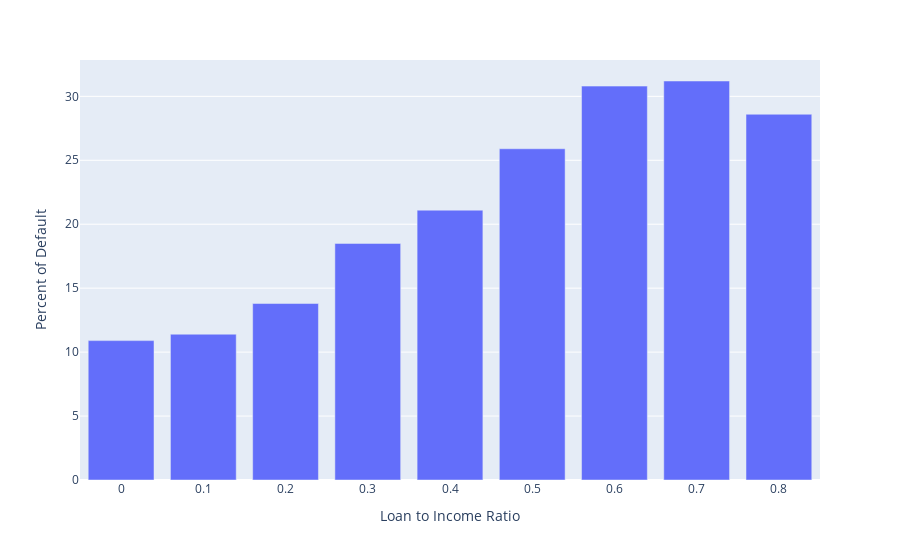

Write notebook code for a chart like this one.
### Markdown cell above
Defaulters go up as value of the loan goes up

### Code cell
# Loan Vs Income Vs loan status
Data_LC.Loan_Inc_Ratio=Data_LC.Loan_Inc_Ratio.apply(lambda x: round(x,1))
LS=Data_LC.groupby(by = "Loan_Inc_Ratio").loan_status.count()
LSp=pd.DataFrame(LS)
LSp['C_off']=0
for x in range (len(LSp)):
    LSp.iat[x,1]=len(Data_LC[(Data_LC.Loan_Inc_Ratio==LSp.index[x]) & (Data_LC.loan_status=="Charged Off") ])
LSp['percent']=LSp.C_off*100/LSp.loan_status
LSp.percent=LSp.percent.apply(lambda x : round(x,1))

#sns.barplot(y=LSp.percent,x=LSp.index)
#plt.ylabel("Percent of loans Defaulted")
#plt.show()
fig=px.bar(y=LSp.percent,x=LSp.index,labels={'y':'Percent of Default','x':'Loan to Income Ratio'})
fig.show()

### Figure 1 — Plotly figure (JSON) as saved in the notebook; plotly's stock layout.template omitted (floating-point values rounded to 4 significant figures)
{"data": [{"alignmentgroup": "True", "hovertemplate": "Loan to Income Ratio=%{x}<br>Percent of Default=%{y}<extra></extra>", "legendgroup": "", "marker": {"color": "#636efa", "pattern": {"shape": ""}}, "name": "", "offsetgroup": "", "orientation": "v", "showlegend": false, "textposition": "auto", "type": "bar", "x": [0, 0.1, 0.2, 0.3, 0.4, 0.5, 0.6, 0.7, 0.8], "xaxis": "x", "y": [10.9, 11.4, 13.8, 18.5, 21.1, 25.9, 30.8, 31.2, 28.6], "yaxis": "y"}], "layout": {"barmode": "relative", "legend": {"tracegroupgap": 0}, "margin": {"t": 60}, "xaxis": {"anchor": "y", "domain": [0, 1], "title": {"text": "Loan to Income Ratio"}}, "yaxis": {"anchor": "x", "domain": [0, 1], "title": {"text": "Percent of Default"}}}}
